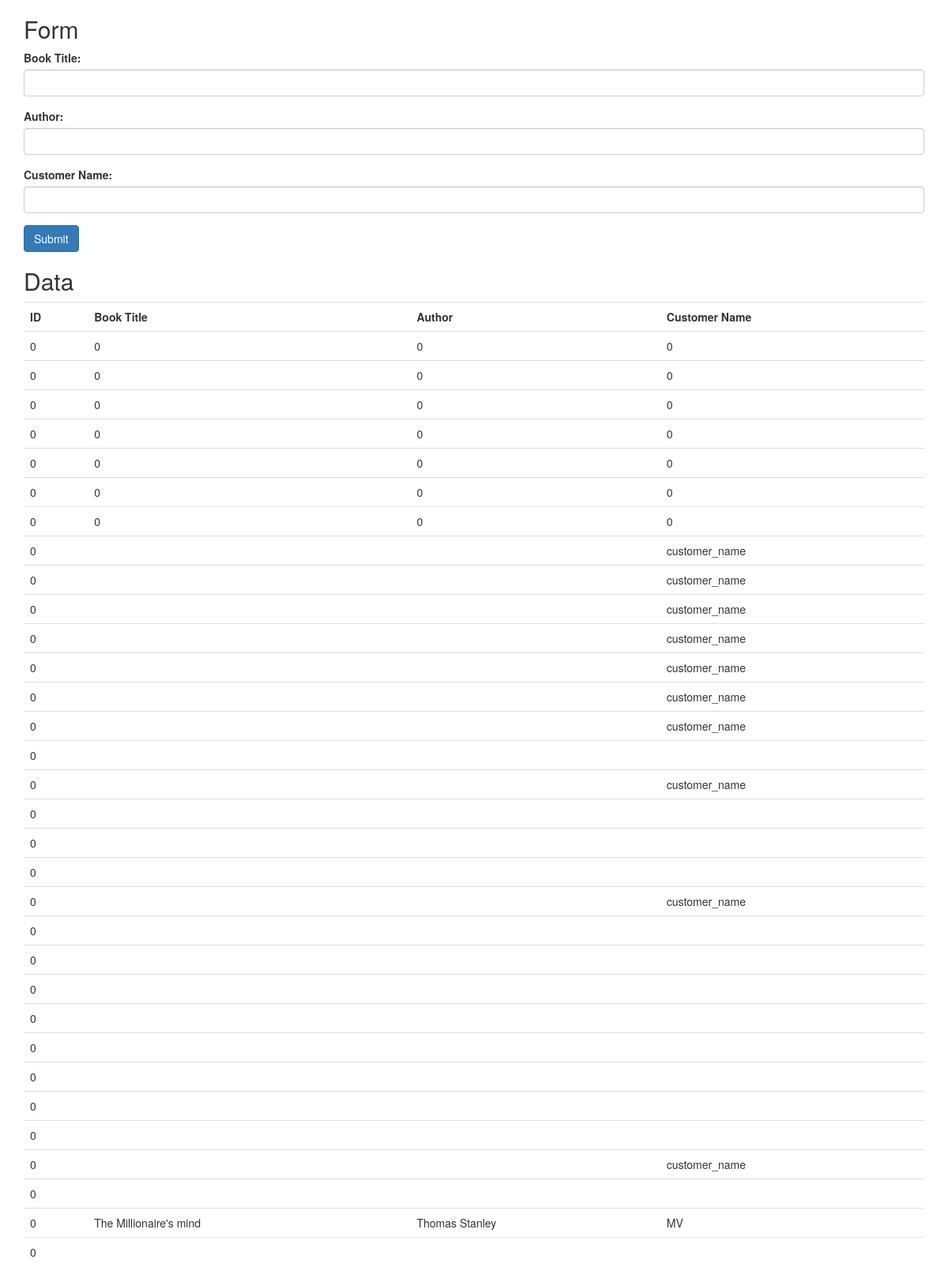
Page /table.php on the committed database.
### tables this page shows
CREATE TABLE `activity_wd50p` (
  `id` int(255) NOT NULL,
  `book_title` varchar(255) NOT NULL,
  `author` varchar(255) NOT NULL,
  `customer_name` varchar(255) NOT NULL
);

### table.php (the view, shortened to what this page needs)
<!DOCTYPE html>
<html lang="en">
<head>
	<link rel="stylesheet" href="https://maxcdn.bootstrapcdn.com/bootstrap/3.3.7/css/bootstrap.min.css">
</head>
<body>
	<div class="container">
		<h2>Form</h2>
		<form method="post" action="<?php echo htmlspecialchars($_SERVER["PHP_SELF"]); ?>">
			<div class="form-group">
				<label for="book_title">Book Title:</label>
				<input type="text" class="form-control" id="book_title" name="book_title" required>
			</div>
			<div class="form-group">
				<label for="author">Author:</label>
				<input type="text" class="form-control" id="author" name="author" required>
			</div>
			<div class="form-group">
				<label for="customer_name">Customer Name:</label>
				<input type="text" class="form-control" id="customer_name" name="customer_name" required>
			</div>
			<button type="submit" class="btn btn-primary">Submit</button>
		</form>
		<?php
		$conn = mysqli_connect("localhost", "root", "", "sampledb");
		$sql = "SELECT * FROM activity_wd50p";
		$result = mysqli_query($conn, $sql);
		if (mysqli_num_rows($result) > 0) {
			echo "<h2>Data</h2>";
			echo "<table class='table'>";
			echo "<tr><th>ID</th><th>Book Title</th><th>Author</th><th>Customer Name</th></tr>";
			while ($row = mysqli_fetch_assoc($result)) {
				echo "<tr><td>" . $row['id'] . "</td><td>" . $row['book_title'] . "</td><td>" . $row['author'] . "</td><td>" . $row['customer_name'] . "</td></tr>";
			}
			echo "</table>";
		} else {
			echo "<div class='alert alert-info'>No data found</div>";
		}
		?>
	</div>

### rows in the picture
activity_wd50p: id "0", book_title "0", author "0", customer_name "0"
activity_wd50p: id "0", book_title "0", author "0", customer_name "0"
activity_wd50p: id "0", book_title "0", author "0", customer_name "0"
activity_wd50p: id "0", book_title "0", author "0", customer_name "0"
activity_wd50p: id "0", book_title "0", author "0", customer_name "0"
activity_wd50p: id "0", book_title "0", author "0", customer_name "0"
activity_wd50p: id "0", book_title "0", author "0", customer_name "0"
activity_wd50p: id "0", customer_name "customer_name"
activity_wd50p: id "0", customer_name "customer_name"
activity_wd50p: id "0", customer_name "customer_name"
activity_wd50p: id "0", customer_name "customer_name"
activity_wd50p: id "0", customer_name "customer_name"
activity_wd50p: id "0", customer_name "customer_name"
activity_wd50p: id "0", customer_name "customer_name"
activity_wd50p: id "0"
activity_wd50p: id "0", customer_name "customer_name"
activity_wd50p: id "0"
activity_wd50p: id "0"
activity_wd50p: id "0"
activity_wd50p: id "0", customer_name "customer_name"
activity_wd50p: id "0"
activity_wd50p: id "0"
activity_wd50p: id "0"
activity_wd50p: id "0"
activity_wd50p: id "0"
activity_wd50p: id "0"
activity_wd50p: id "0"
activity_wd50p: id "0"
activity_wd50p: id "0", customer_name "customer_name"
activity_wd50p: id "0"
activity_wd50p: id "0", book_title "The Millionaire's mind", author "Thomas Stanley", customer_name "MV"
activity_wd50p: id "0"
